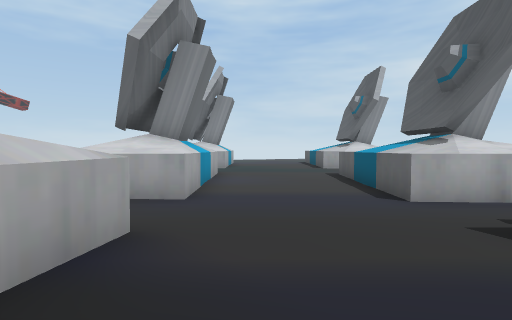
[1] (above)

20 first-person views from a walk through a scene from a Unity 3-D project. The camera is 1.2 m above the floor, tilts 2° down and sees 80° across. Doors are open. The floor is counted in squares, 2 m on a side. Each view is taken from the middle of a square. On the plan, view 1 faces up. The plan holds only what a view shows up to about 9 squares ahead; the rest is blank. The place goes on beyond the plan. The player character is not drawn. Some surface patterns are stand-ins.

[2]
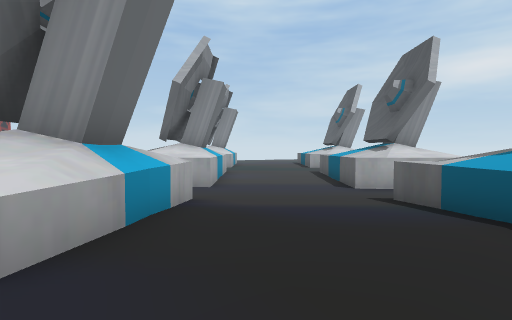

[3]
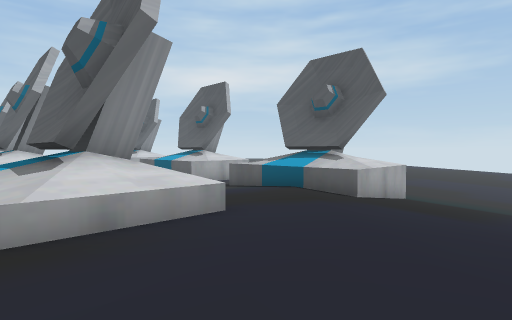

[4]
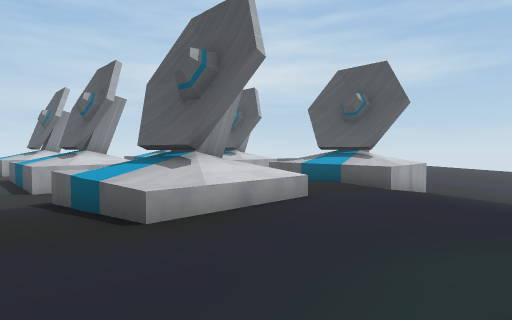

[5]
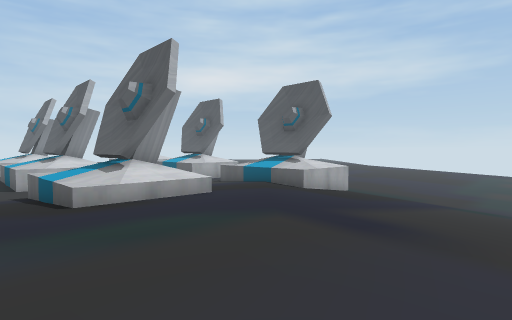

[6]
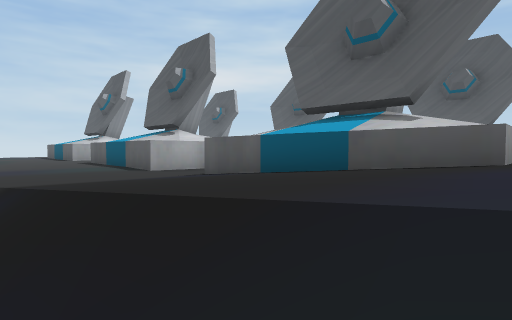

[7]
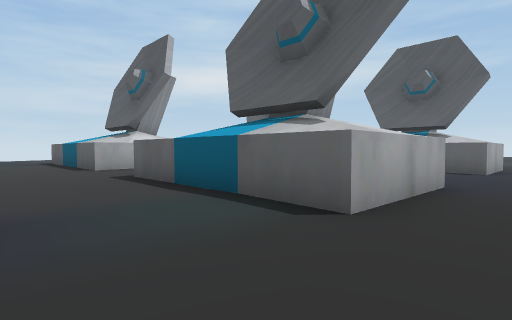

[8]
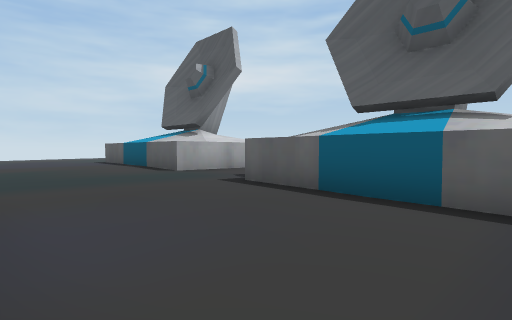

[9]
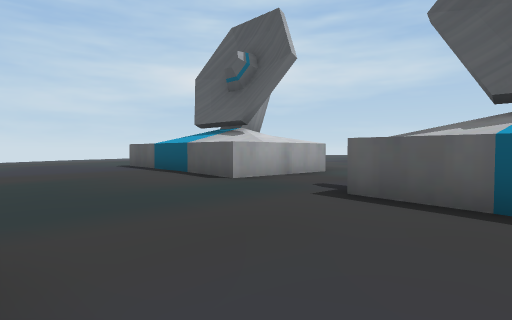

[10]
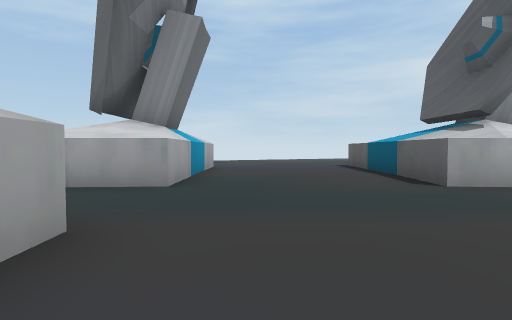

[11]
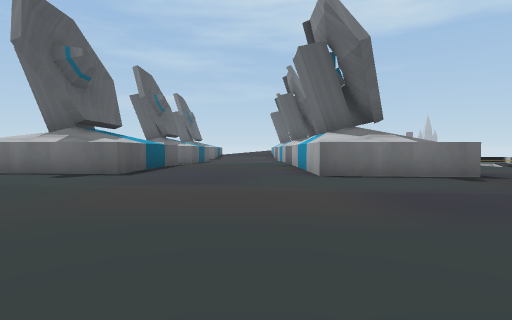

[12]
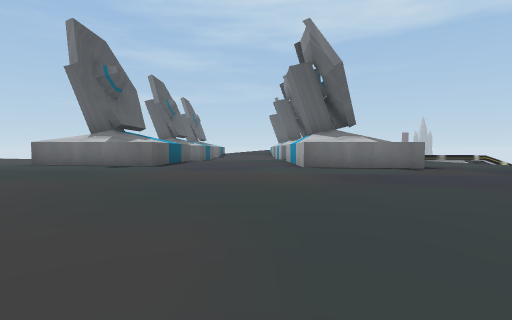

[13]
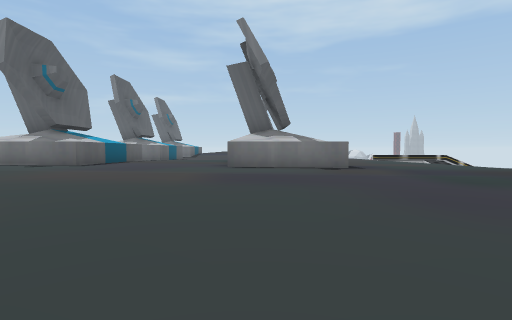

[14]
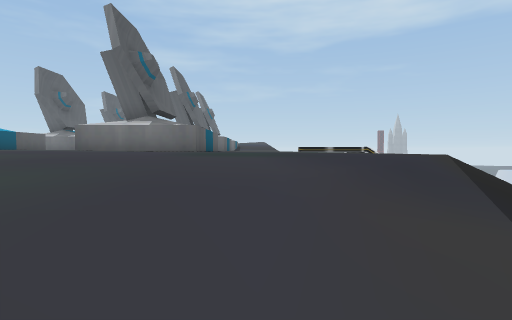

[15]
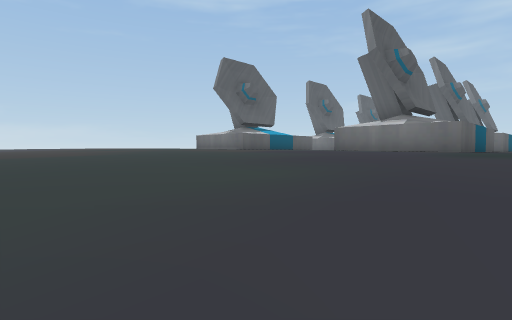

[16]
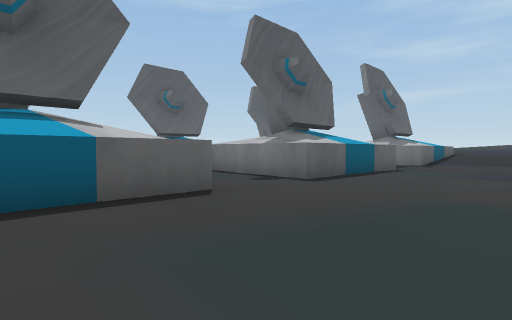

[17]
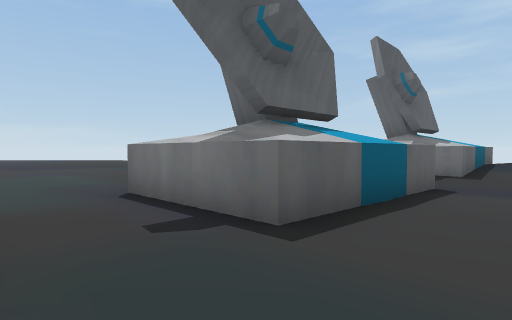

[18]
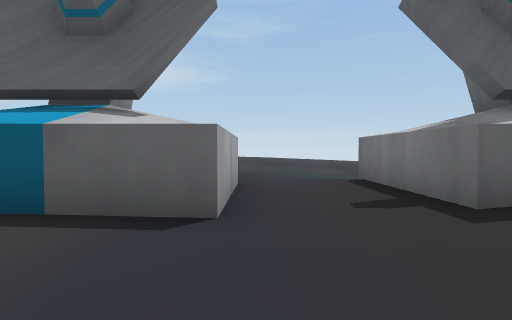

[19]
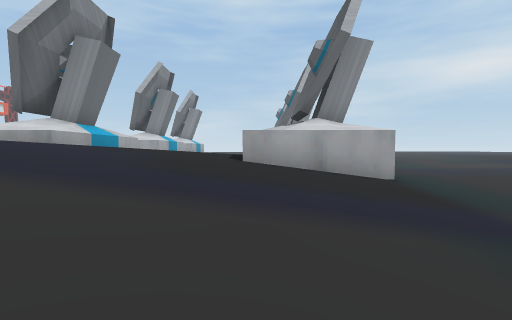

[20]
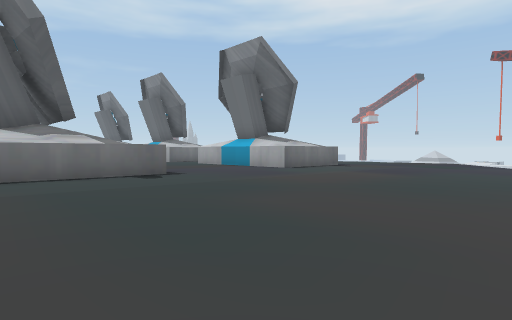

### Floor plan
Key: @ floor where view 1 was taken; # wall or solid block; x gap in a wall; . main floor; - floor 0.25 m lower than the main floor; : floor 0.5 m higher than the main floor; _ floor 0.75 m lower than the main floor; + floor 1 m higher than the main floor; < floor 1 m lower than the main floor; * floor 1.25 m higher than the main floor; % floor 1.75 m higher than the main floor; / step, stairs or slope; ^ raised ledge; v drop or lower ground.
Columns run from 9 left of view 1 to 6 right of it. Each row starts with its distance up from view 1.
 25    //-----
 24   //---.......
 23  //.............
 22 //..............
 21 /..............:
 20 ...........:::::
 19  .......::::::::
 18 v........:::::::
 17 v....^^^.:::^^^x
 16  ....^ #..::^  ^
 15  ....###..::^
 14  ....###...:^
 13  ....^##....^##^
 12  ...............
 11  ...............
 10  ....^^^....^###
  9   ...###....#
  8   ...###....#
  7   ...###..--#
  6   ...###----####
  5   ...-----------
  4   .-------------
  3  /...^ #....^###
  2  /:::^ #....^#
  1  /:::^##::::^#
  0  /:::^##:@::^#
 -1  /:::^^#::::^###
 -2  /++++++++::.--_
 -3    +++++++::.--_
 -4    *****+::.---<
 -5    *****+::.--_<
 -6    ****+:::.--_
 -7    %%**+::.--_<
 -8    %%**+:   -

Where each view was taken, in squares from view 1:
view 1: 0 up, 0 right, facing up
view 2: 3 down, 0 right, facing up
view 3: 5 down, 4 left, facing up-right
view 4: 5 down, 6 left, facing up-right
view 5: 8 down, 6 left, facing up-right
view 6: 2 down, 8 left, facing up-right
view 7: 4 up, 7 left, facing up-right
view 8: 6 up, 1 left, facing up-right
view 9: 8 up, 1 left, facing up-right
view 10: 8 up, 0 right, facing up
view 11: 23 up, 0 right, facing down
view 12: 25 up, 0 right, facing down
view 13: 25 up, 2 left, facing down
view 14: 25 up, 6 left, facing down
view 15: 25 up, 6 left, facing down-right
view 16: 15 up, 8 left, facing down-right
view 17: 12 up, 1 right, facing down-right
view 18: 5 up, 0 right, facing right
view 19: 8 down, 3 right, facing up
view 20: 23 up, 6 right, facing down-left
